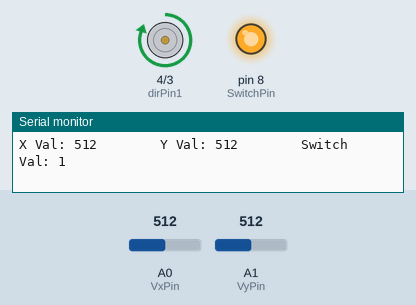
This sketch was run on a simulated Arduino Uno, built with avr-gcc and run on an emulated ATmega328P. On the bench: motor-driver pin pairs drawn as motors (green arrow = first pin HIGH = forward, orange = second pin HIGH = backward, longer = more drive, scaled by the enable pin), output pins drawn as LEDs (lit = HIGH), the last lines printed to the serial monitor. The test bench sets the inputs (shaded band); at power-on: A0 (VxPin) = 512, A1 (VyPin) = 512.

Above: at 1.2 s.
1.3 s: A0 (VxPin) set to 105
At 2.0 s:
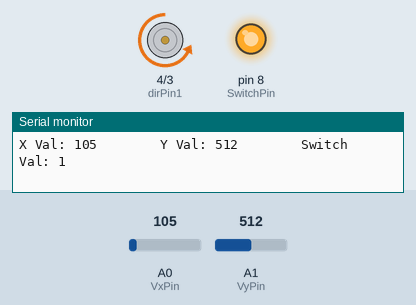
2.8 s: A0 (VxPin) set to 92
At 3.4 s:
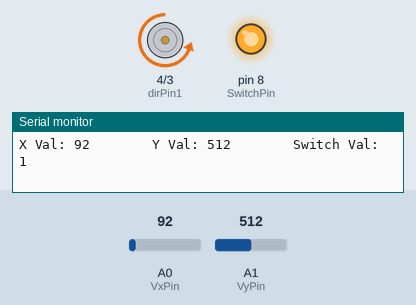
5.8 s: A0 (VxPin) set to 306
At 6.8 s:
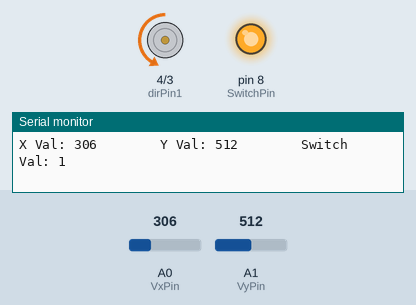
7.3 s: A0 (VxPin) set to 518
At 8.1 s:
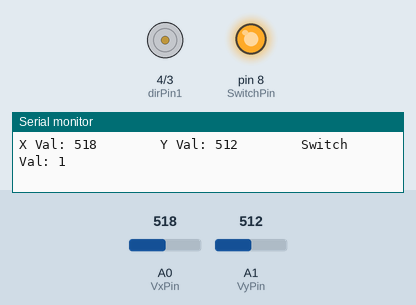
8.9 s: A1 (VyPin) set to 107
11.9 s: A1 (VyPin) set to 89
Timing chart, 0 to 14.9 s (numbered marks = the images above; inputs shaded):
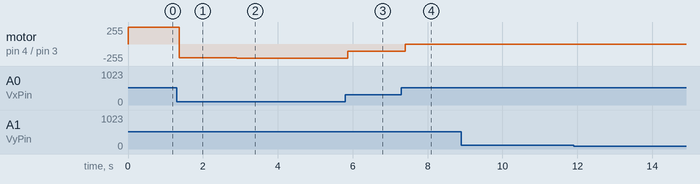

The sketch:

DCMotor_JoyStick.ino
```cpp
// DC MOTORS!!

int speedPin = 5;
int dirPin1 = 4;
int dirPin2 = 3;
int VxPin = A0;
int VyPin = A1;
int SwitchPin = 8;


int VyVal;
int VxVal;
int SwitchVal;
int mSpeed; // 0-255, best between 100-255
int potVal;

void setup() {
  // put your setup code here, to run once:

  pinMode(VyPin, INPUT);
  pinMode(VxPin, INPUT);

  pinMode(SwitchPin, OUTPUT);
  digitalWrite(SwitchPin,HIGH);
  pinMode(speedPin, OUTPUT);
  pinMode(dirPin1, OUTPUT);
  pinMode(dirPin2, OUTPUT);
  Serial.begin(9600);

}

void loop() {
  // put your main code here, to run repeatedly:

  VxVal  = analogRead(VxPin);
  Serial.print("X Val: ");
  Serial.print(VxVal);
  Serial.print("        ");
  Serial.print("Y Val: ");
  VyVal  = analogRead(VyPin);
  Serial.print(VyVal);
  Serial.print("        ");
  SwitchVal = digitalRead(SwitchPin);
  Serial.print("Switch Val: ");
  Serial.println(SwitchVal);

  mSpeed = (((255./514)*(VxVal)));

  if (VxVal == 509 || VxVal == 508) {
    mSpeed = 0;
    analogWrite(speedPin,mSpeed);
  }

  if (VxVal > 509) {
    //mSpeed = 0;
    digitalWrite(dirPin1,HIGH);
    digitalWrite(dirPin2,LOW);
    analogWrite(speedPin,mSpeed);
  }

    if (VxVal < 508) {
    mSpeed = -mSpeed;
    digitalWrite(dirPin1,LOW);
    digitalWrite(dirPin2,HIGH);

    analogWrite(speedPin,mSpeed);
  }

      if (VxVal == 0) {
    mSpeed = 255;
    digitalWrite(dirPin1,LOW);
    digitalWrite(dirPin2,HIGH);

    analogWrite(speedPin,mSpeed);
  }


}
```

Measured:
- after the input at 1.3 s, motor on pin 4 (dirPin1) / pin 3 (dirPin2): forward 254/255 → backward 204/255 after 0.06 s
- after the input at 2.8 s, motor on pin 4 (dirPin1) / pin 3 (dirPin2): backward 204/255 → backward 211/255 after 0.10 s
- after the input at 5.8 s, motor on pin 4 (dirPin1) / pin 3 (dirPin2): backward 211/255 → backward 105/255 after 0.07 s
- after the input at 7.3 s, motor on pin 4 (dirPin1) / pin 3 (dirPin2): backward 105/255 → stopped after 0.11 s
